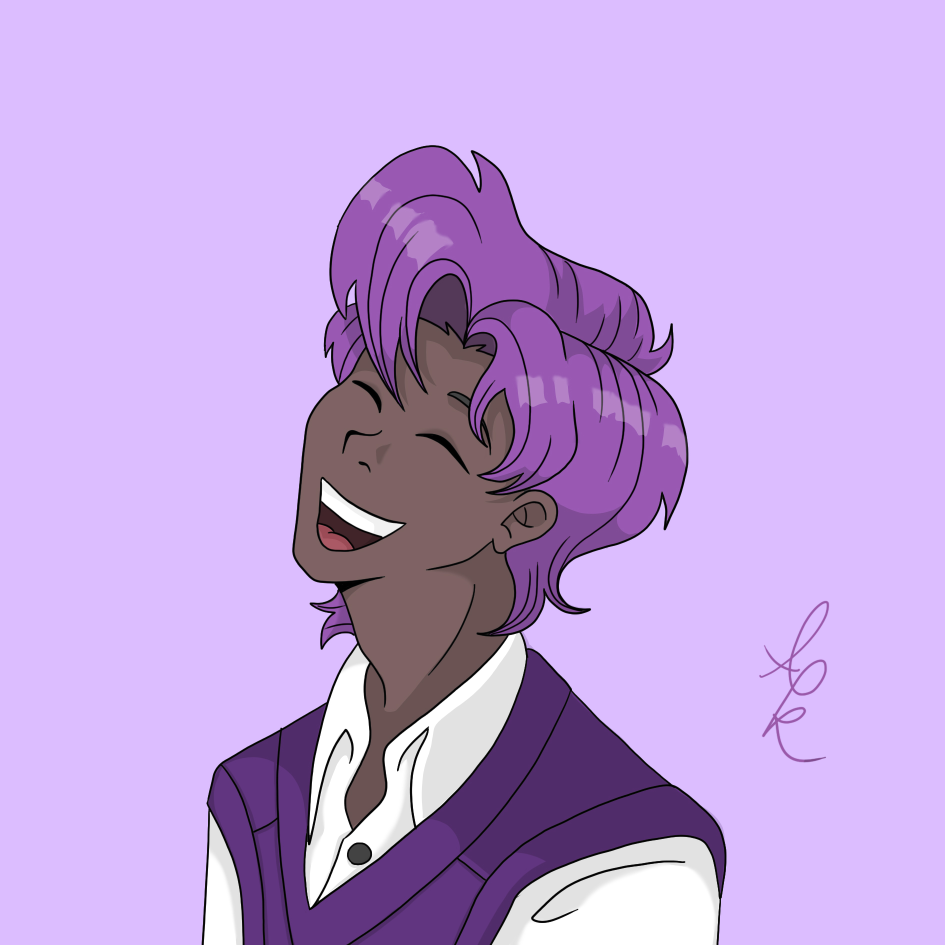
#> input picture Image Processing-OpenCV/Images/1.jpg, 1890 x 1890 px (shown at 1/2 size)
$ jupyter execute '1-Show & transform image.ipynb'
#> lines starting #> are read from the running program, lines starting #| are printed output that depends on the picture; after the words box and inside, x2 and y2 are one past the last pixel; in counts of white or black regions, pixels touching at a corner belong together
[cell 1]
import cv2
import numpy as np
import matplotlib.pyplot as plt

Open & Show Image

[cell 2]
img= cv2.imread('../Images/1.jpg')
#> img is the input picture: shape (1890, 1890, 3); mean B, G, R 220.6, 162.4, 193.9
# cv2.namedWindow('It is Radan', cv2.WINDOW_NORMAL)
cv2.imshow('It is Radan', img)
cv2.waitKey()
cv2.destroyAllWindows()

Image Type

[cell 3]
type(img)

Image Shape

[cell 4]
print(img.shape)
#| (1890, 1890, 3)

Height & Width of image

[cell 5]
print('Height of image:', int(img.shape[0]), 'Pixels')
#| Height of image: 1890 Pixels
print('Width of image:', int(img.shape[1]), 'Pixels')
#| Width of image: 1890 Pixels

Show the image

[cell 6]
plt.imshow(img)

Change BGR to RGB (method 1)

[cell 7]
plt.imshow(img[..., ::-1])

Change BGR to RGB (method 2)

[cell 8]
img_rgb= cv2.cvtColor(img, cv2.COLOR_BGR2RGB)
plt.imshow(img_rgb)

Change pixels

[cell 9]
img[1500:1750,1500:1750] = (150, 0, 255)
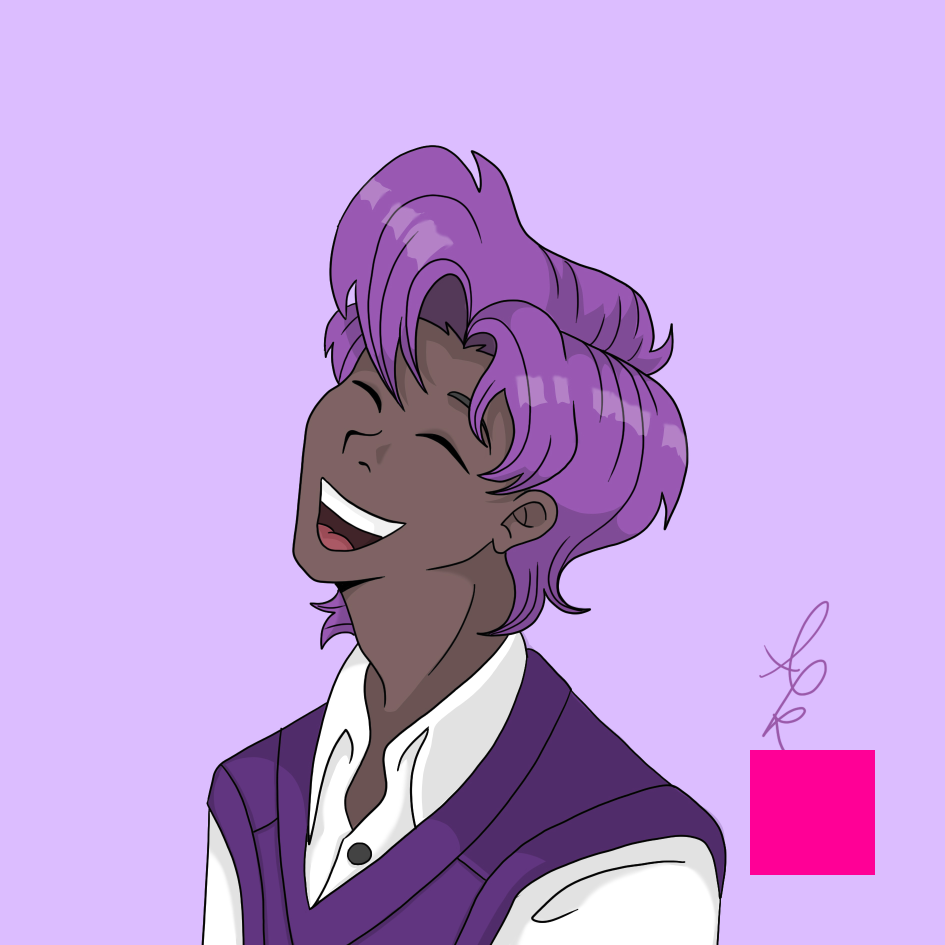
#> img: shape (1890, 1890, 3) (shown at 1/2 size); 1.75% of pixels changed, all inside (x1, y1, x2, y2) = (1500, 1500, 1750, 1750)
plt.imshow(img[..., ::-1])

Rotate image

[cell 10]
rotate_img= cv2.rotate(img, cv2.ROTATE_180)
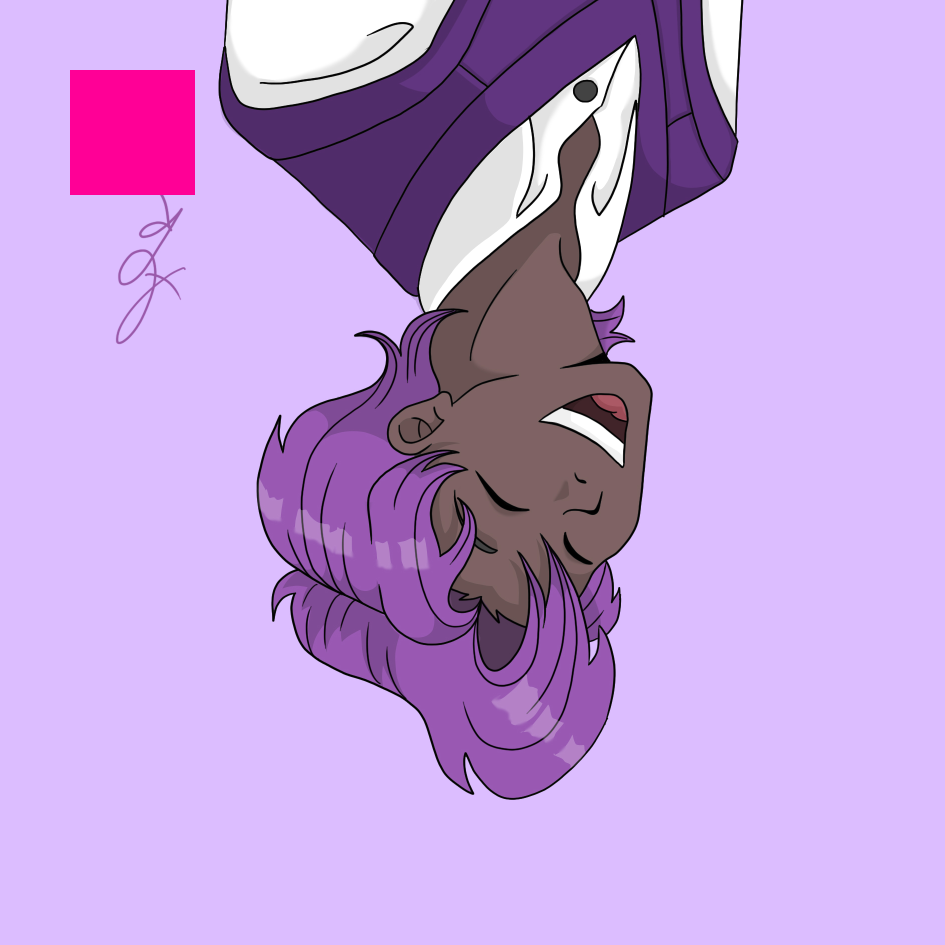
#> rotate_img: shape (1890, 1890, 3) (shown at 1/2 size); mean B, G, R 218.8, 159.1, 194.5
cv2.namedWindow('rotate', cv2.WINDOW_NORMAL)
cv2.imshow('rotate', rotate_img)
cv2.waitKey()
cv2.destroyAllWindows()

cv2.imwrite('1-2.png', rotate_img)
#> Out = True

Flip image

[cell 11]
flipped_img_h= cv2.flip(img, 1)
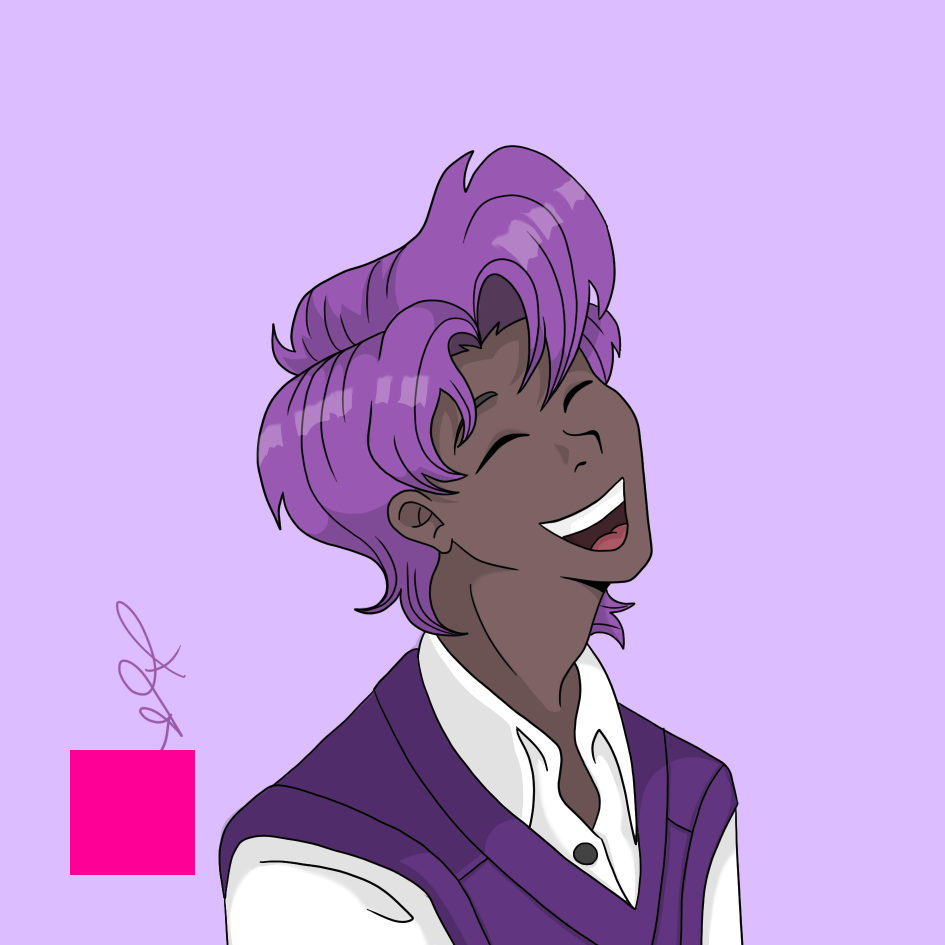
#> flipped_img_h: shape (1890, 1890, 3) (shown at 1/2 size); mean B, G, R 218.8, 159.1, 194.5
flipped_img_v= cv2.flip(img, 0)
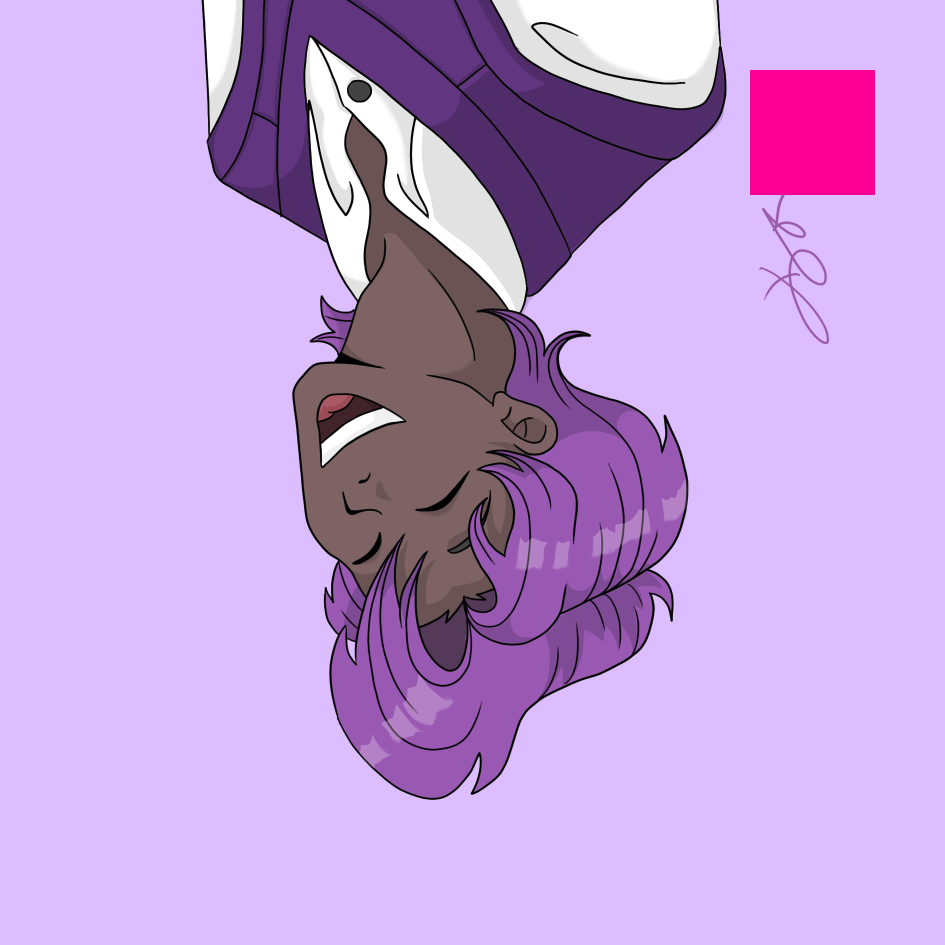
#> flipped_img_v: shape (1890, 1890, 3) (shown at 1/2 size); mean B, G, R 218.8, 159.1, 194.5
cv2.namedWindow('Flip1', cv2.WINDOW_NORMAL)
cv2.namedWindow('Flip2', cv2.WINDOW_NORMAL)
cv2.imshow('Flip1', flipped_img_h)
cv2.imshow('Flip2', flipped_img_v)
cv2.waitKey()
cv2.destroyAllWindows()

cv2.imwrite('1-3.png', flipped_img_h)
cv2.imwrite('1-4.png', flipped_img_v)
#> Out = True

Resize & Blur image

[cell 12]
resize_img= cv2.resize(img, (500, 500))
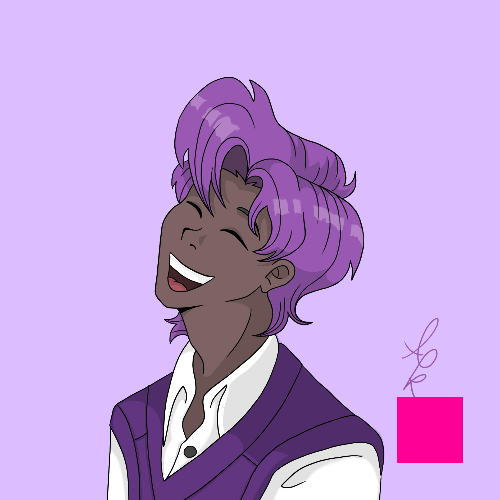
#> resize_img: shape (500, 500, 3); mean B, G, R 218.8, 159.1, 194.5
blur_img= cv2.blur(resize_img, (2, 5))
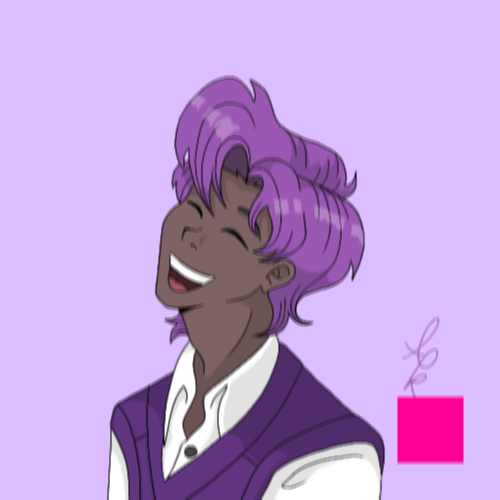
#> blur_img: shape (500, 500, 3); mean B, G, R 218.8, 159.1, 194.5
#cv2.namedWindow('new', cv2.WINDOW_NORMAL)
cv2.imshow('new', blur_img)
cv2.waitKey()
cv2.destroyAllWindows()

cv2.imwrite('1-5.png', blur_img)
#> Out = True
